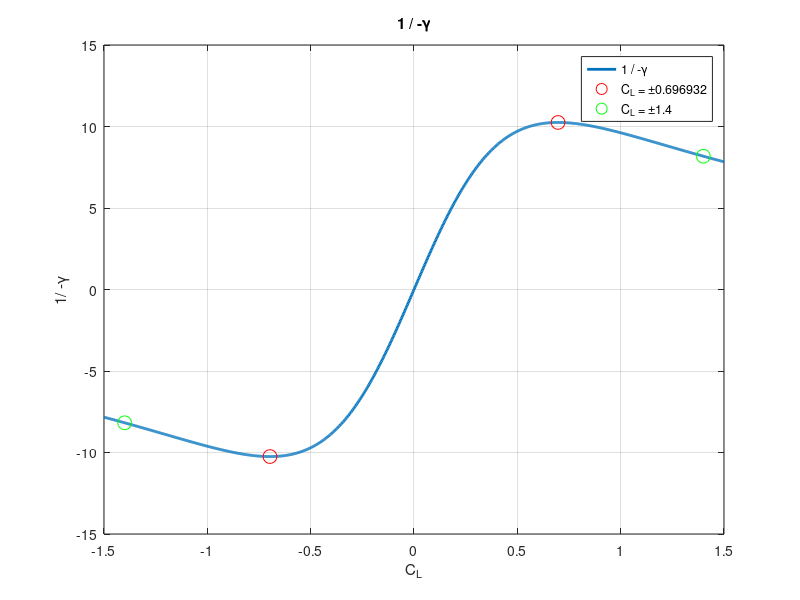
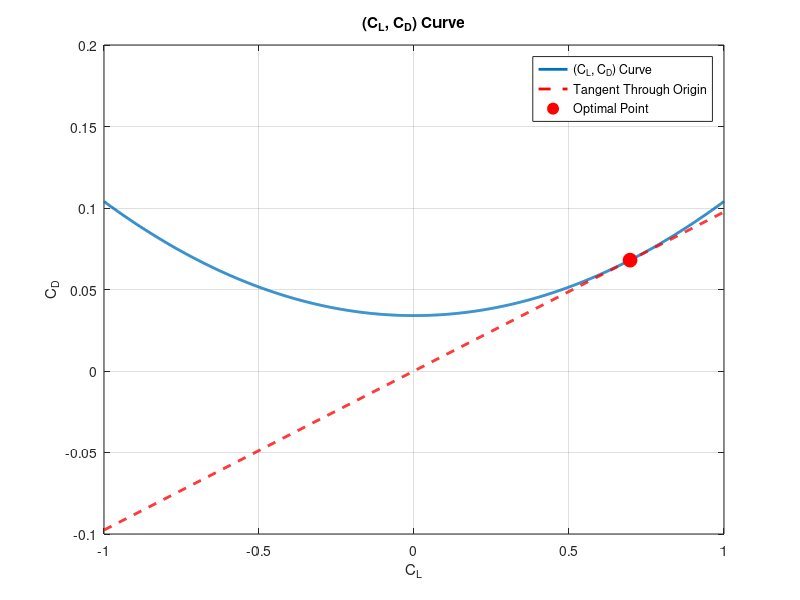
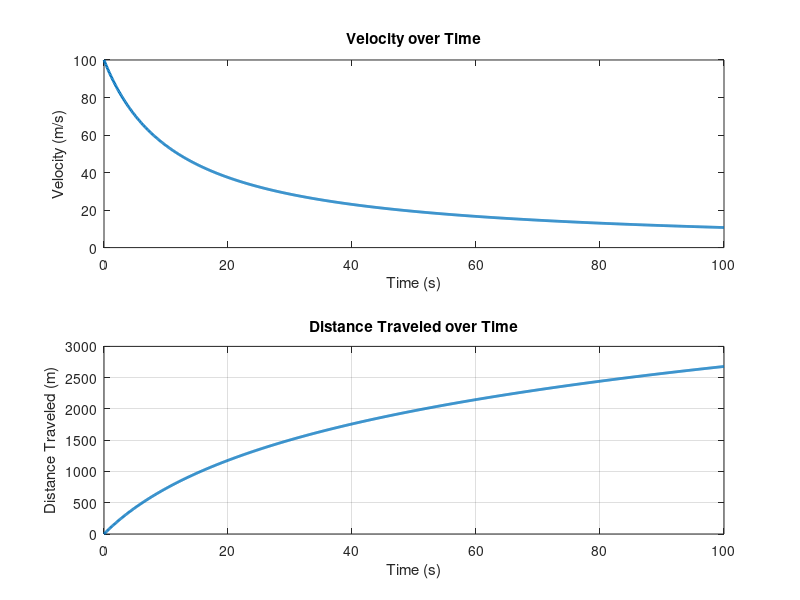

These charts were generated, in order, by the following MATLAB code:
% Define constants
CD0 = 0.034;
K = 0.07;

% Define the function gamma as a function of CL
gamma = @(CL) -(CD0 + K * CL.^2) ./ CL;

% Define the objective function we want to maximize: 1 / -gamma
objective_function = @(CL) 1 ./ -gamma(CL);

% Generate a range for CL values
CL_values = linspace(-1.5, 1.5, 1000);

% Calculate the objective function for these CL values
objective_values = objective_function(CL_values);

% Plot the objective function
figure;
plot(CL_values, objective_values, 'LineWidth', 2);
xlabel('C_L');
ylabel('1/ -\gamma');
title('1 / -\gamma');
grid on;

% Highlight critical points (CL = ±0.696932 and ±1.4)
hold on;
plot([-0.696932, 0.696932], objective_function([-0.696932, 0.696932]), 'ro', 'MarkerSize', 10);
plot([-1.4, 1.4], objective_function([-1.4, 1.4]), 'go', 'MarkerSize', 10);
legend('1 / -\gamma', 'C_L = ±0.696932', 'C_L = ±1.4');
hold off;


% Define constants
CD0 = 0.034;
K = 0.07;

% Define the drag coefficient as a function of CL
CD = @(CL) CD0 + K * CL.^2;

% Generate a range of CL values
CL_values = linspace(-1, 1, 1000);

% Calculate corresponding CD values
CD_values = CD(CL_values);

% Plot the (CL, CD) curve
figure;
plot(CL_values, CD_values, 'LineWidth', 2);
hold on;

% Find the point where the tangent passes through the origin
CL_tangent = sqrt(CD0 / K);  % This is derived from d(CD)/d(CL) = CD/CL

% Calculate the slope of the tangent (which is CD / CL at that point)
slope_tangent = CD(CL_tangent) / CL_tangent;

% Plot the tangent passing through the origin
plot(CL_values, slope_tangent * CL_values, '--r', 'LineWidth', 2);

% Plot the specific point on the (CL, CD) curve
plot(CL_tangent, CD(CL_tangent), 'ro', 'MarkerSize', 10, 'MarkerFaceColor', 'r');

% Labels and titles
xlabel('C_L');
ylabel('C_D');
title('(C_L, C_D) Curve');
grid on;

% Add a legend
legend('(C_L, C_D) Curve', 'Tangent Through Origin', 'Optimal Point');

%ylim([-0.5, 0.5]);
hold off;


% Define constants
CD0 = 0.034;
K = 0.07;
CL_opt = 0.69693;  % Optimal lift coefficient from static optimization
CD_opt = CD0 + K * CL_opt^2;  % Optimal drag coefficient

rho = 1.225;  % Air density at sea level (kg/m^3)
S = 30;       % Reference area (m^2)
m = 1500;     % Aircraft mass (kg)
v0 = 100;     % Initial velocity (m/s)
x0 = 0;       % Initial horizontal position (m)
t_end = 100;  % Simulation end time (s)
dt = 0.1;     % Time step (s)

% Define the equation of motion
dxdt = @(v) v;
dvdt = @(v) -0.5 * rho * v^2 * S * CD_opt / m;

% Initialize variables
time = 0:dt:t_end;
v = zeros(size(time));
x = zeros(size(time));

% Initial conditions
v(1) = v0;
x(1) = x0;

% Simulate the dynamics over time
for i = 2:length(time)
    v(i) = v(i-1) + dvdt(v(i-1)) * dt;
    x(i) = x(i-1) + dxdt(v(i-1)) * dt;
end

% Plot the results
figure;
subplot(2, 1, 1);
plot(time, v, 'LineWidth', 2);
xlabel('Time (s)');
ylabel('Velocity (m/s)');
title('Velocity over Time');

subplot(2, 1, 2);
plot(time, x, 'LineWidth', 2);
xlabel('Time (s)');
ylabel('Distance Traveled (m)');
title('Distance Traveled over Time');
grid on;

% Calculate the total distance traveled in the simulation
total_distance_sim = x(end);

% Display the total distance traveled
disp(['Total distance traveled in the simulation: ', num2str(total_distance_sim), ' meters']);

% Static optimization result for comparison (assuming static optimization yields a constant velocity)
v_static = v0;  % Assuming velocity is constant for static optimization
total_distance_static = v_static * t_end;

disp(['Total distance traveled in static optimization: ', num2str(total_distance_static), ' meters']);


